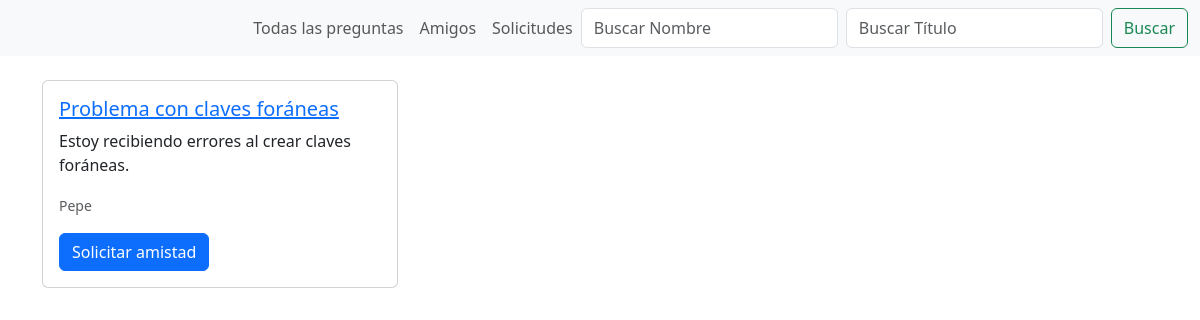
The app's page /pagina_principal.php?pagina=preguntas_personales (signed in) with its own data.
### tables this page shows
CREATE TABLE IF NOT EXISTS `pregunta` (
  `id_pregunta` int NOT NULL AUTO_INCREMENT,
  `titulo` varchar(255) NOT NULL,
  `descripcion` text,
  `id_usuario` int DEFAULT NULL,
  PRIMARY KEY (`id_pregunta`),
  KEY `id_usuario2_fk_idx` (`id_usuario`)
);

CREATE TABLE IF NOT EXISTS `usuario` (
  `id_usuario` int NOT NULL AUTO_INCREMENT,
  `username` varchar(255) NOT NULL,
  `nombre` varchar(255) DEFAULT NULL,
  `apellidos` varchar(255) DEFAULT NULL,
  `correo` varchar(255) NOT NULL,
  `contraseña` varchar(255) NOT NULL,
  `id_rol` int DEFAULT NULL,
  PRIMARY KEY (`id_usuario`),
  KEY `id_rol_fk_idx` (`id_rol`)
);

### pagina_principal.php (the view, shortened to what this page needs)
<?php
    include_once("./conexion.php");
    if (!isset($_SESSION['loggedin']) && !isset($_SESSION['id_usuario'])) {
        header('Location: ' . './login/login.php');
        exit();
    } else {
        $mi_usuario = htmlspecialchars($_SESSION['id_usuario']);
        $buscar_nombre = isset($_GET['buscarNombre']) ? htmlspecialchars($_GET['buscarNombre']) : '';
        $buscar_titulo = isset($_GET['buscarTitulo']) ? htmlspecialchars($_GET['buscarTitulo']) : '';
        $paginas = isset($_GET['pagina']) ? htmlspecialchars($_GET['pagina']) : 'default';
        $parametros = [];
        switch ($paginas) {
            case 'preguntas_personales':
                $sqlPreguntas = "SELECT pregunta.id_pregunta, pregunta.titulo, pregunta.descripcion, pregunta.id_usuario,
                usuario.id_usuario, usuario.username, usuario.nombre,
                amigo.emisor AS amigo1, amigo.receptor AS amigo2, amigo.estado
                FROM pregunta
                INNER JOIN usuario ON usuario.id_usuario = pregunta.id_usuario
                LEFT JOIN amigo ON (amigo.emisor = usuario.id_usuario OR amigo.receptor = usuario.id_usuario) AND (amigo.emisor = :id_usuario OR amigo.receptor = :id_usuario)
                WHERE pregunta.id_usuario != :id_usuario";
                $parametros[':id_usuario'] = $mi_usuario;
                break;
        }
        $stmtPreguntas = $conn->prepare($sqlPreguntas);
        if ($parametros) {
            foreach ($parametros as $identificador => $valor) {
                $stmtPreguntas->bindParam($identificador, $valor);
            }
        }
        $stmtPreguntas->execute();
        $resultado = $stmtPreguntas->fetchAll(PDO::FETCH_ASSOC);
    }
?>
<!DOCTYPE html>
<html lang="es">
<head>
    <link href="https://cdn.jsdelivr.net/npm/bootstrap@5.3.0-alpha1/dist/css/bootstrap.min.css" rel="stylesheet">
</head>
<body>
    <nav class="navbar navbar-expand-lg navbar-light bg-light">
    <div class="container-fluid">
        <div class="collapse navbar-collapse" id="navbarNav">
            <ul class="navbar-nav ms-auto">
                <?php if ($paginas != 'preguntas_personales') : ?>
                    <a href="?pagina=preguntas_personales" class="nav-link">Preguntas personales</a>
                <?php else : ?>
                    <a href="?pagina=default" class="nav-link">Todas las preguntas</a>
                <?php endif; ?>
                <a href="./solicitudes_chat_y_amigos/amigos.php" class="nav-link">Amigos</a>
                <a href="./solicitudes_chat_y_amigos/solicitudes.php" class="nav-link">Solicitudes</a>
                <form class="d-flex" method="GET">
                    <input class="form-control me-2" type="search" name="buscarNombre" placeholder="Buscar Nombre" value="<?= $buscar_nombre ?>">
                    <input class="form-control me-2" type="search" name="buscarTitulo" placeholder="Buscar Título" value="<?= $buscar_titulo ?>">
                    <button class="btn btn-outline-success" type="submit">Buscar</button>
                </form>
            </ul>
        </div>
    </div>
</nav>
    <div class="container mt-4">
        <div class="row">
            <?php foreach ($resultado as $row) : ?>
                <div class="col-md-4 mb-3">
                    <div class="card">
                        <div class="card-body">
                        <a href="./respuestas.php?pregunta=<?php echo urlencode($row['id_pregunta']); ?>">
    <h5 class="card-title"><?= htmlspecialchars($row['titulo']); ?></h5>
</a>                            <p class="card-text"><?= htmlspecialchars($row['descripcion']); ?></p>
                            <p class="card-text">
                                <small class="text-muted"><?= htmlspecialchars($row['nombre']); ?></small>
                            </p>
                            <form method="POST">
                                <?php if ($row['estado'] == 'solicitado') : ?>
                                    <button type="submit" name="Cancelar" class="btn btn-danger">Cancelar solicitud</button>
                                <?php elseif ($row['estado'] == 'aceptado') : ?>
                                    <button type="submit" name="Chat" class="btn btn-success">Iniciar chat</button>
                                <?php else : ?>
                                    <button type="submit" name="Solicitar" class="btn btn-primary">Solicitar amistad</button>
                                <?php endif; ?>
                            </form>
                        </div>
                    </div>
                </div>
            <?php endforeach; ?>
        </div>
    </div>
</body>
</html>

### records on screen
pregunta: titulo "Problema con claves foráneas", descripcion "Estoy recibiendo errores al crear claves foráneas.", id_usuario.nombre "Pepe"
